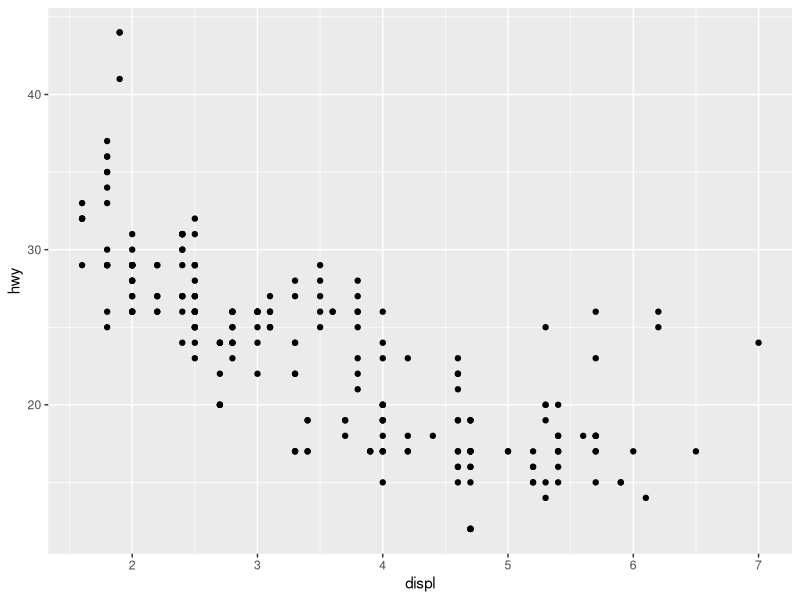
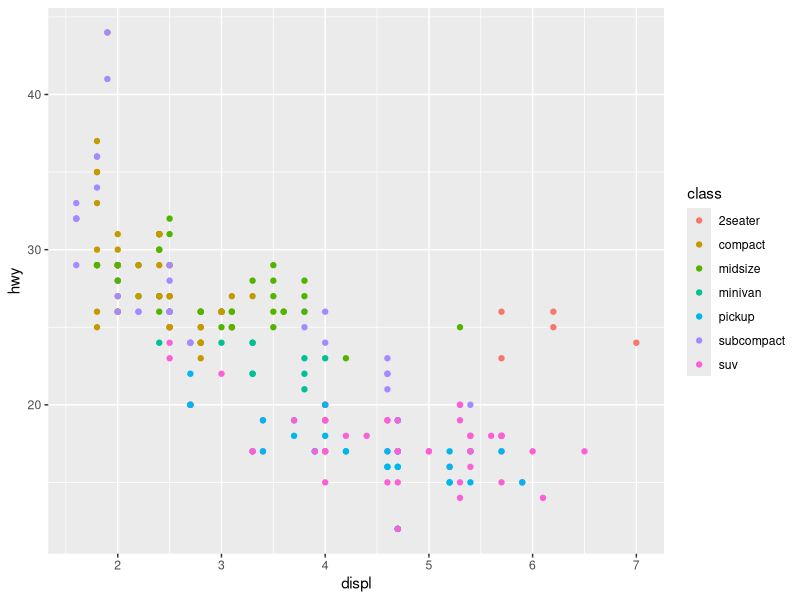
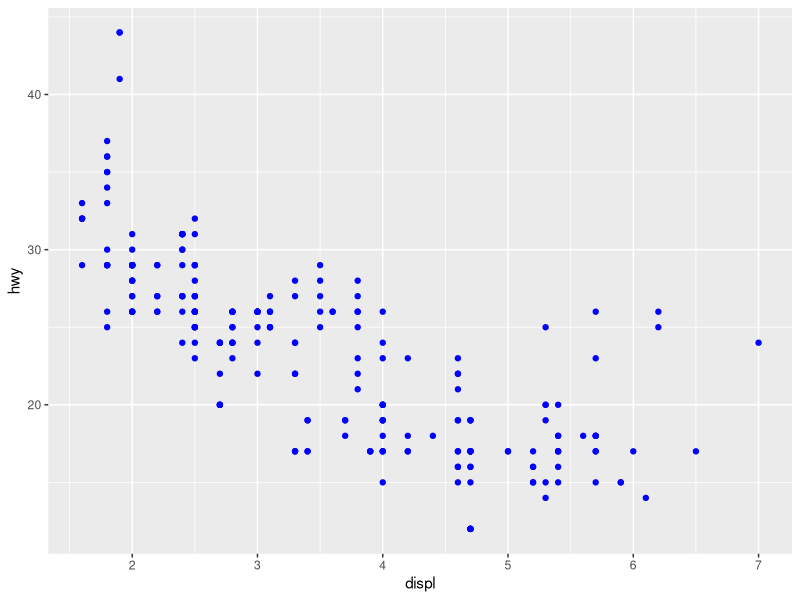
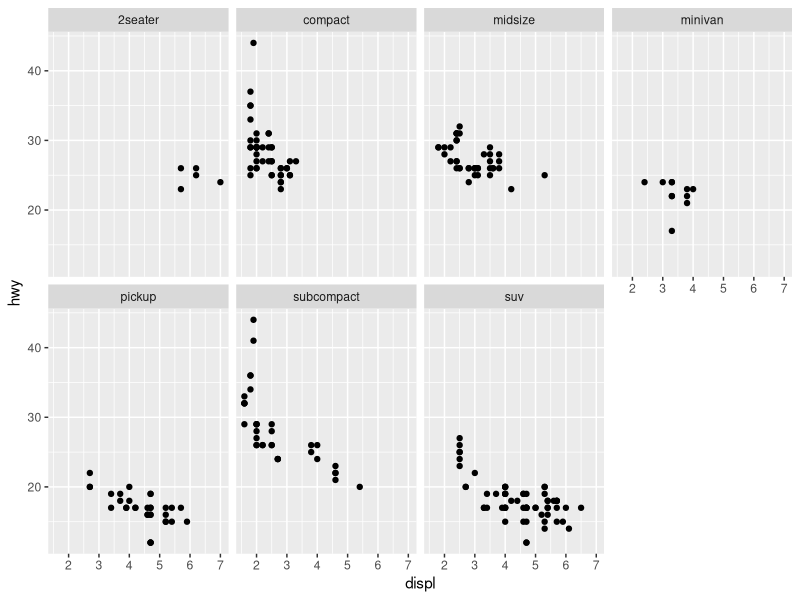
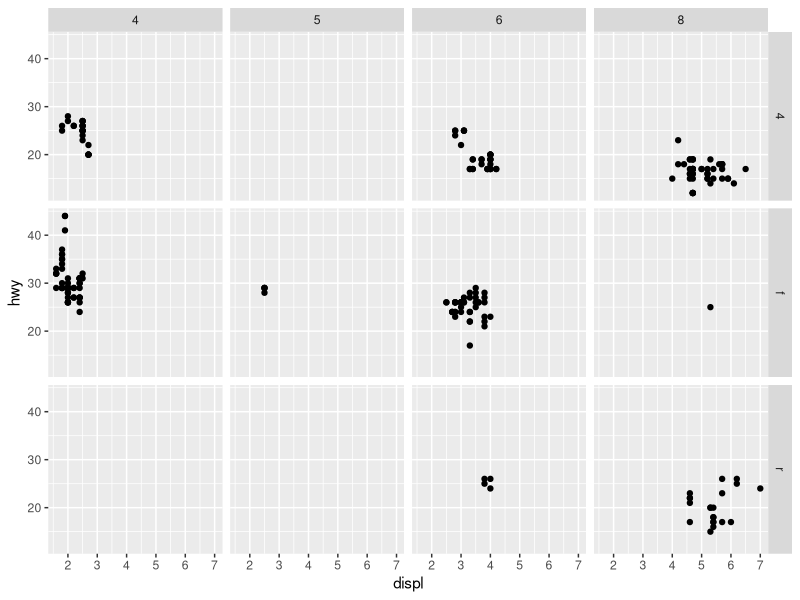
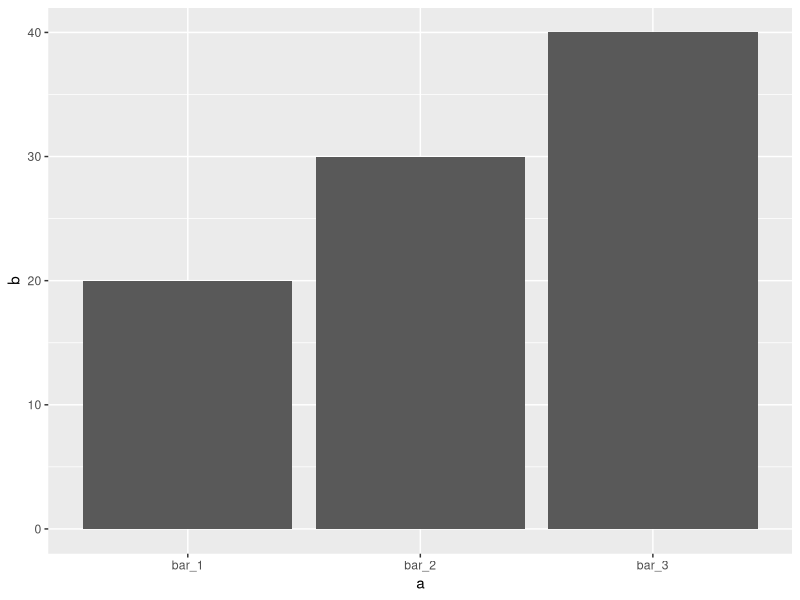
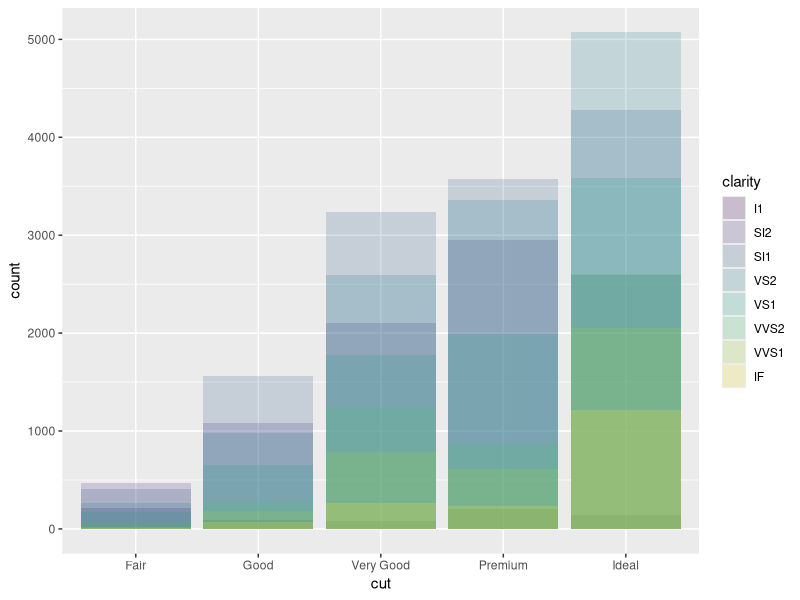
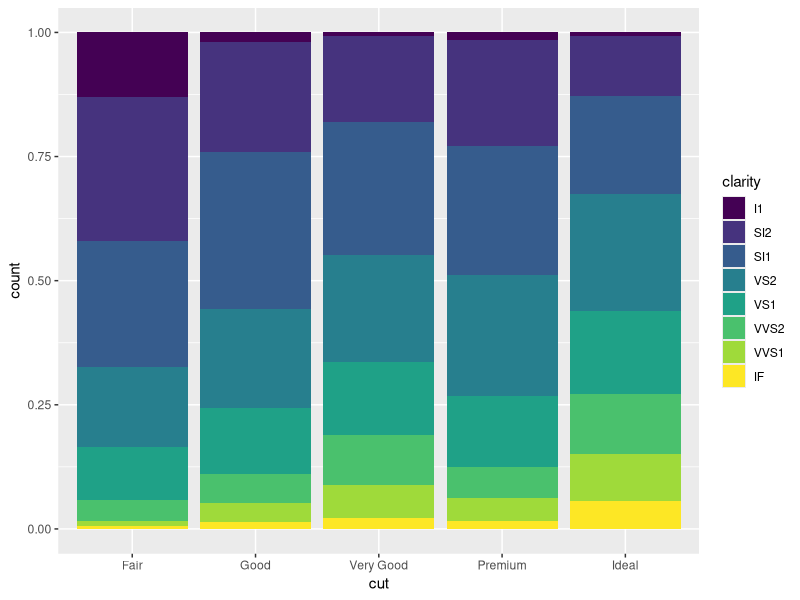

Source code (R) for these figures, in order:
## ---- chunk 1
# install.packages("tidyverse")

library(tidyverse)

## ---- chunk 2

head(ggplot2::mpg)

## ---- chunk 3
ggplot(data=mpg)+
  geom_point(mapping = aes(x=displ, y=hwy))
## ---- chunk 4
ggplot(data=mpg)+
  geom_point(mapping = aes(x=displ, y=hwy, colour=class))
## ---- chunk 5
ggplot(mpg)+
  geom_point(mapping = aes(x=displ, y=hwy), colour="blue")
## ---- chunk 6
ggplot(mpg)+
  geom_point(mapping = aes(x=displ, y=hwy))+
  facet_wrap(~ class, nrow=2)
## ---- chunk 7
ggplot(mpg)+
  geom_point(mapping = aes(x=displ, y=hwy))+
  facet_grid(drv ~ cyl)

## ---- chunk 8
demo <- tribble(~a, ~b, "bar_1", 20, "bar_2", 30, "bar_3", 40)

ggplot(data=demo)+
  geom_bar(mapping = aes(x=a, y=b), stat="identity")
## ---- chunk 9
ggplot(data=diamonds, mapping = aes(x=cut, fill=clarity))+
  geom_bar(position="identity", alpha=0.20)
## ---- chunk 10
ggplot(data=diamonds)+
  geom_bar(mapping = aes(x=cut, fill=clarity), position="fill")
## ---- chunk 11
ggplot(data=diamonds)+
  geom_bar(mapping=aes(x=cut, fill=clarity), position="dodge")
## ---- chunk 12
ggplot(data=mpg)+
  geom_point(mapping=aes(x=displ, y=hwy), position="jitter")
## ---- chunk 13
ggplot(data=mpg, mapping=aes(x=class, y=displ))+
  geom_boxplot()
## ---- chunk 14
ggplot(data=mpg, mapping=aes(x=class, y=displ))+
  geom_boxplot()+
  coord_flip()
